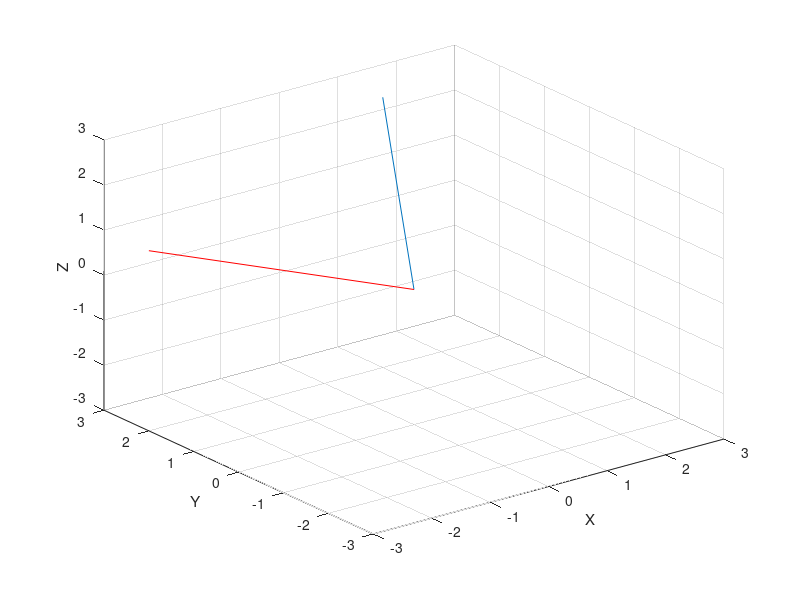

Here is the MATLAB script that generated this plot:
a = [1 2 3];o = [0 0 0];
x = [o(1) a(1)];y = [o(2) a(2)]; z = [o(3) a(3)];
figure;plot3(x,y,z);axis([-3 3 -3 3 -3 3]); hold on;
grid on;xlabel('X');ylabel('Y');zlabel('Z'); theta = 90;
rotmat = [cosd(theta), 0 , sind(theta); 0,1,0; -sind(theta), 0, cosd(theta)];
o = o*rotmat;
a = a*rotmat;
x = [o(1) a(1)];y = [o(2) a(2)]; z = [o(3) a(3)];
plot3(x,y,z,'r');hold off;%axis([-3 3 -3 3 -3 3]);
%grid on;%xlabel('X');ylabel('Y');zlabel('Z');